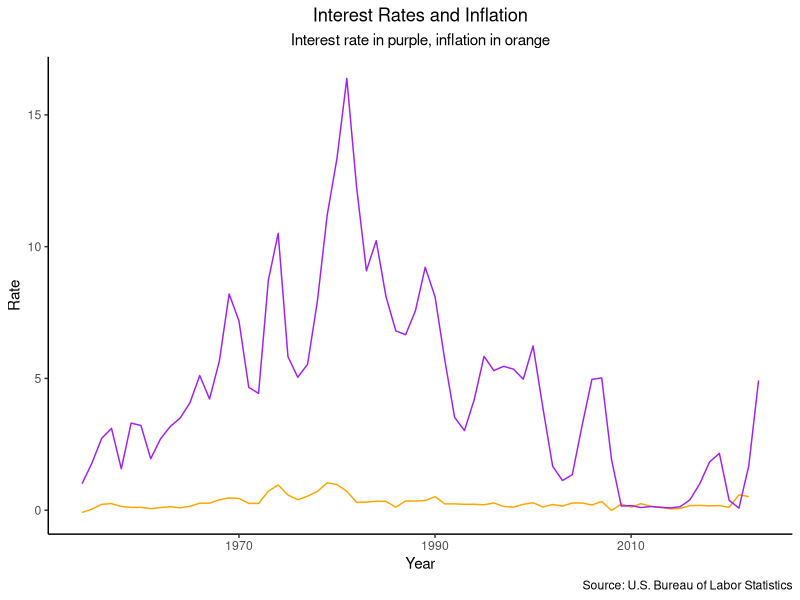
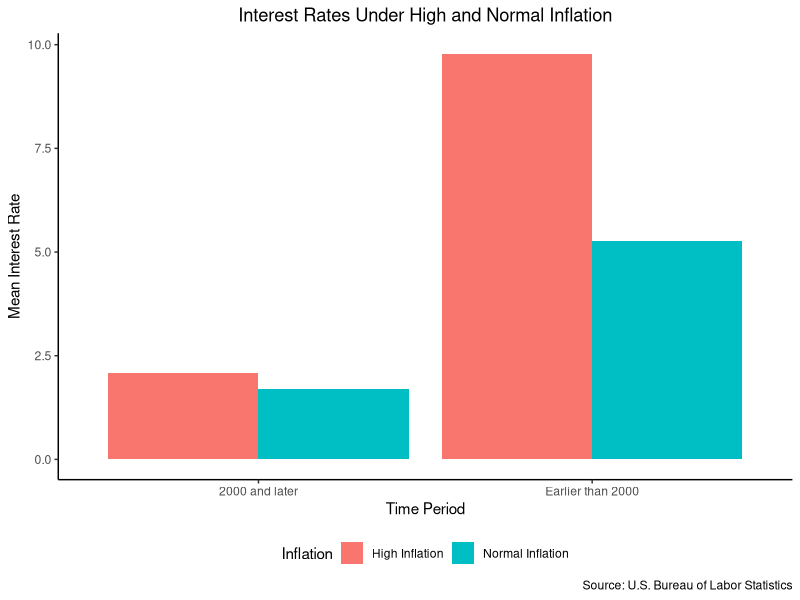

The R script that drew these images, in order:
## ---- chunk 1
#| label: setup

library(tidyverse)
library(readxl)
## ---- chunk 2
#| label: load_data

inflation <- read_csv("../../data/data-wrangling/inflation.csv")
interest_rates <- read_xlsx("../../data/data-wrangling/interest_rates.xlsx",
                            .name_repair = "universal")
## ---- chunk 3
#| label: join_data

df <- inner_join(inflation, interest_rates, by = join_by(month == Month, Year))
## ---- chunk 4
#| label: highest_inflation

df |>
  filter(Year >= 2000) |>
  arrange(-inflation_rate) |>
  slice_head(n = 5)
## ---- chunk 5
#| label: irate_change

df |>
  mutate(irate_change = Interest.Rate - lag(Interest.Rate)) |>
  arrange(-irate_change) |>
  slice_head(n = 1)
## ---- chunk 6
#| label: compare

df |>
  group_by(Year) |>
  summarize(mean_inflation = mean(inflation_rate),
            mean_ir = mean(Interest.Rate)) |>
  ggplot() +
    geom_line(aes(x = Year, y = mean_inflation), color = "orange") +
    geom_line(aes(x = Year, y = mean_ir), color = "purple") +
  labs(y = "Rate",
       x = "Year",
       title = "Interest Rates and Inflation",
       subtitle = "Interest rate in purple, inflation in orange",
       caption = "Source: U.S. Bureau of Labor Statistics") +
  theme_classic() +
  theme(plot.title = element_text(hjust = .5),
        plot.subtitle = element_text(hjust = .5))
  
## ---- chunk 7
#| label: categories

df |>
  mutate(inflation_high = ifelse(inflation_rate >= 0.6, "High Inflation", "Normal Inflation"),
         time = ifelse(Year >= 2000, "2000 and later", "Earlier than 2000")) |>
  group_by(inflation_high, time) |>
  summarize(mean_ir = mean(Interest.Rate)) |>
  filter(!is.na(inflation_high)) |>
  ggplot() +
    geom_bar(aes(x = time, y = mean_ir, fill = inflation_high),
              stat = "identity", position = "dodge") +
  labs(y = "Mean Interest Rate",
       x = "Time Period",
       fill = "Inflation",
       title = "Interest Rates Under High and Normal Inflation",
       caption = "Source: U.S. Bureau of Labor Statistics") +
  theme_classic() +
  theme(plot.title = element_text(hjust = .5),
        legend.position = "bottom")
